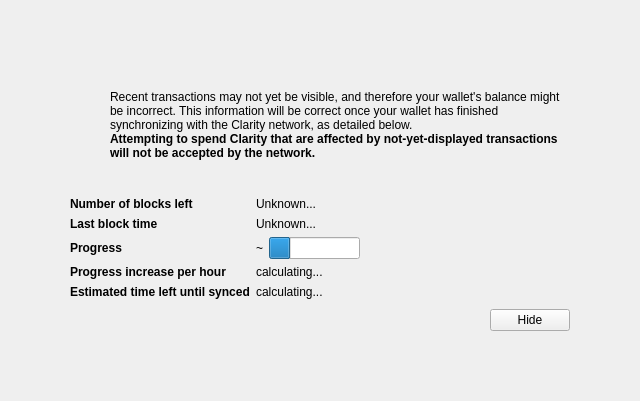
<?xml version="1.0" encoding="UTF-8"?>
<ui version="4.0">
 <class>ModalOverlay</class>
 <widget class="ModalOverlay" name="ModalOverlay">
  <property name="geometry">
   <rect>
    <x>0</x>
    <y>0</y>
    <width>640</width>
    <height>401</height>
   </rect>
  </property>
  <property name="windowTitle">
   <string>Form</string>
  </property>
  <layout class="QVBoxLayout" name="verticalLayout" stretch="0">
   <property name="sizeConstraint">
    <enum>QLayout::SetDefaultConstraint</enum>
   </property>
   <property name="leftMargin">
    <number>0</number>
   </property>
   <property name="topMargin">
    <number>0</number>
   </property>
   <property name="rightMargin">
    <number>0</number>
   </property>
   <property name="bottomMargin">
    <number>0</number>
   </property>
   <item>
    <widget class="QWidget" name="bgWidget" native="true">
     <property name="styleSheet">
      <string notr="true"/>
     </property>
     <layout class="QVBoxLayout" name="verticalLayoutMain" stretch="0">
      <property name="leftMargin">
       <number>60</number>
      </property>
      <property name="topMargin">
       <number>60</number>
      </property>
      <property name="rightMargin">
       <number>60</number>
      </property>
      <property name="bottomMargin">
       <number>60</number>
      </property>
      <item>
       <widget class="QWidget" name="contentWidget" native="true">
        <property name="styleSheet">
         <string notr="true"/>
        </property>
        <layout class="QVBoxLayout" name="verticalLayoutSub" stretch="1,0,0,0,0">
         <property name="spacing">
          <number>0</number>
         </property>
         <property name="leftMargin">
          <number>10</number>
         </property>
         <property name="topMargin">
          <number>10</number>
         </property>
         <property name="rightMargin">
          <number>10</number>
         </property>
         <property name="bottomMargin">
          <number>10</number>
         </property>
         <item>
          <layout class="QHBoxLayout" name="horizontalLayoutIconText" stretch="0,1">
           <property name="topMargin">
            <number>20</number>
           </property>
           <item>
            <layout class="QVBoxLayout" name="verticalLayoutIcon">
             <property name="leftMargin">
              <number>0</number>
             </property>
             <item>
              <widget class="QPushButton" name="warningIcon">
               <property name="enabled">
                <bool>false</bool>
               </property>
               <property name="text">
                <string/>
               </property>
               <property name="icon">
                <iconset>
                 <normaloff>:/icons/warning</normaloff>
                 <disabledoff>:/icons/warning</disabledoff>:/icons/warning</iconset>
               </property>
               <property name="iconSize">
                <size>
                 <width>48</width>
                 <height>48</height>
                </size>
               </property>
               <property name="flat">
                <bool>true</bool>
               </property>
              </widget>
             </item>
             <item>
              <spacer name="verticalSpacerWarningIcon">
               <property name="orientation">
                <enum>Qt::Vertical</enum>
               </property>
               <property name="sizeHint" stdset="0">
                <size>
                 <width>20</width>
                 <height>40</height>
                </size>
               </property>
              </spacer>
             </item>
            </layout>
           </item>
           <item>
            <layout class="QVBoxLayout" name="verticalLayoutInfoText">
             <property name="leftMargin">
              <number>0</number>
             </property>
             <property name="topMargin">
              <number>0</number>
             </property>
             <item>
              <widget class="QLabel" name="infoText">
               <property name="text">
                <string>Recent transactions may not yet be visible, and therefore your wallet's balance might be incorrect. This information will be correct once your wallet has finished synchronizing with the Clarity network, as detailed below.</string>
               </property>
               <property name="textFormat">
                <enum>Qt::RichText</enum>
               </property>
               <property name="wordWrap">
                <bool>true</bool>
               </property>
              </widget>
             </item>
             <item>
              <widget class="QLabel" name="infoTextStrong">
               <property name="font">
                <font>
                 <weight>75</weight>
                 <bold>true</bold>
                </font>
               </property>
               <property name="text">
                <string>Attempting to spend Clarity that are affected by not-yet-displayed transactions will not be accepted by the network.</string>
               </property>
               <property name="textFormat">
                <enum>Qt::RichText</enum>
               </property>
               <property name="wordWrap">
                <bool>true</bool>
               </property>
              </widget>
             </item>
             <item>
              <spacer name="verticalSpacerInTextSpace">
               <property name="orientation">
                <enum>Qt::Vertical</enum>
               </property>
               <property name="sizeHint" stdset="0">
                <size>
                 <width>20</width>
                 <height>40</height>
                </size>
               </property>
              </spacer>
             </item>
            </layout>
           </item>
          </layout>
         </item>
         <item>
          <spacer name="verticalSpacerAfterText">
           <property name="orientation">
            <enum>Qt::Vertical</enum>
           </property>
           <property name="sizeHint" stdset="0">
            <size>
             <width>20</width>
             <height>40</height>
            </size>
           </property>
          </spacer>
         </item>
         <item>
          <layout class="QFormLayout" name="formLayout">
           <property name="fieldGrowthPolicy">
            <enum>QFormLayout::FieldsStayAtSizeHint</enum>
           </property>
           <property name="horizontalSpacing">
            <number>6</number>
           </property>
           <property name="verticalSpacing">
            <number>6</number>
           </property>
           <property name="topMargin">
            <number>10</number>
           </property>
           <item row="0" column="0">
            <widget class="QLabel" name="labelNumberOfBlocksLeft">
             <property name="font">
              <font>
               <weight>75</weight>
               <bold>true</bold>
              </font>
             </property>
             <property name="text">
              <string>Number of blocks left</string>
             </property>
            </widget>
           </item>
           <item row="0" column="1">
            <widget class="QLabel" name="numberOfBlocksLeft">
             <property name="text">
              <string>Unknown...</string>
             </property>
            </widget>
           </item>
           <item row="1" column="0">
            <widget class="QLabel" name="labelLastBlockTime">
             <property name="font">
              <font>
               <weight>75</weight>
               <bold>true</bold>
              </font>
             </property>
             <property name="text">
              <string>Last block time</string>
             </property>
            </widget>
           </item>
           <item row="1" column="1">
            <widget class="QLabel" name="newestBlockDate">
             <property name="sizePolicy">
              <sizepolicy hsizetype="Maximum" vsizetype="Preferred">
               <horstretch>0</horstretch>
               <verstretch>0</verstretch>
              </sizepolicy>
             </property>
             <property name="text">
              <string>Unknown...</string>
             </property>
            </widget>
           </item>
           <item row="2" column="0">
            <widget class="QLabel" name="labelSyncDone">
             <property name="font">
              <font>
               <weight>75</weight>
               <bold>true</bold>
              </font>
             </property>
             <property name="text">
              <string>Progress</string>
             </property>
            </widget>
           </item>
           <item row="2" column="1">
            <layout class="QHBoxLayout" name="horizontalLayoutSync" stretch="0,1">
             <item>
              <widget class="QLabel" name="percentageProgress">
               <property name="text">
                <string>~</string>
               </property>
              </widget>
             </item>
             <item>
              <widget class="QProgressBar" name="progressBar">
               <property name="value">
                <number>24</number>
               </property>
               <property name="format">
                <string/>
               </property>
              </widget>
             </item>
            </layout>
           </item>
           <item row="4" column="0">
            <widget class="QLabel" name="labelProgressIncrease">
             <property name="font">
              <font>
               <weight>75</weight>
               <bold>true</bold>
              </font>
             </property>
             <property name="text">
              <string>Progress increase per hour</string>
             </property>
            </widget>
           </item>
           <item row="4" column="1">
            <widget class="QLabel" name="progressIncreasePerH">
             <property name="text">
              <string>calculating...</string>
             </property>
            </widget>
           </item>
           <item row="5" column="0">
            <widget class="QLabel" name="labelEstimatedTimeLeft">
             <property name="font">
              <font>
               <weight>75</weight>
               <bold>true</bold>
              </font>
             </property>
             <property name="text">
              <string>Estimated time left until synced</string>
             </property>
            </widget>
           </item>
           <item row="5" column="1">
            <widget class="QLabel" name="expectedTimeLeft">
             <property name="text">
              <string>calculating...</string>
             </property>
            </widget>
           </item>
          </layout>
         </item>
         <item>
          <layout class="QHBoxLayout" name="horizontalLayoutButtons">
           <property name="leftMargin">
            <number>10</number>
           </property>
           <property name="topMargin">
            <number>10</number>
           </property>
           <item>
            <spacer name="horizontalSpacer">
             <property name="orientation">
              <enum>Qt::Horizontal</enum>
             </property>
             <property name="sizeHint" stdset="0">
              <size>
               <width>40</width>
               <height>20</height>
              </size>
             </property>
            </spacer>
           </item>
           <item>
            <widget class="QPushButton" name="closeButton">
             <property name="text">
              <string>Hide</string>
             </property>
            </widget>
           </item>
          </layout>
         </item>
         <item>
          <layout class="QVBoxLayout" name="verticalLayout_2">
           <item>
            <spacer name="verticalSpacer">
             <property name="orientation">
              <enum>Qt::Vertical</enum>
             </property>
             <property name="sizeHint" stdset="0">
              <size>
               <width>20</width>
               <height>40</height>
              </size>
             </property>
            </spacer>
           </item>
          </layout>
         </item>
        </layout>
       </widget>
      </item>
     </layout>
    </widget>
   </item>
  </layout>
 </widget>
 <customwidgets>
  <customwidget>
   <class>ModalOverlay</class>
   <extends>QWidget</extends>
   <header>modaloverlay.h</header>
   <container>1</container>
  </customwidget>
 </customwidgets>
 <resources/>
 <connections/>
</ui>
